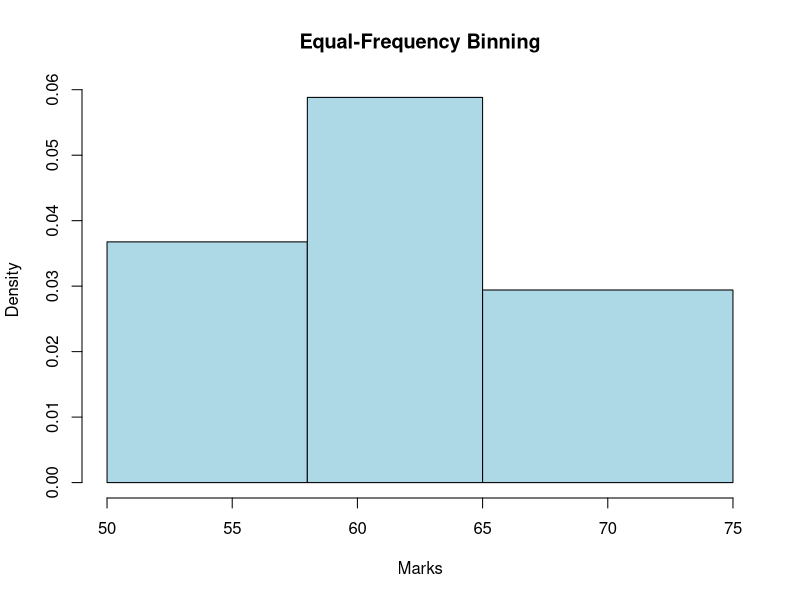
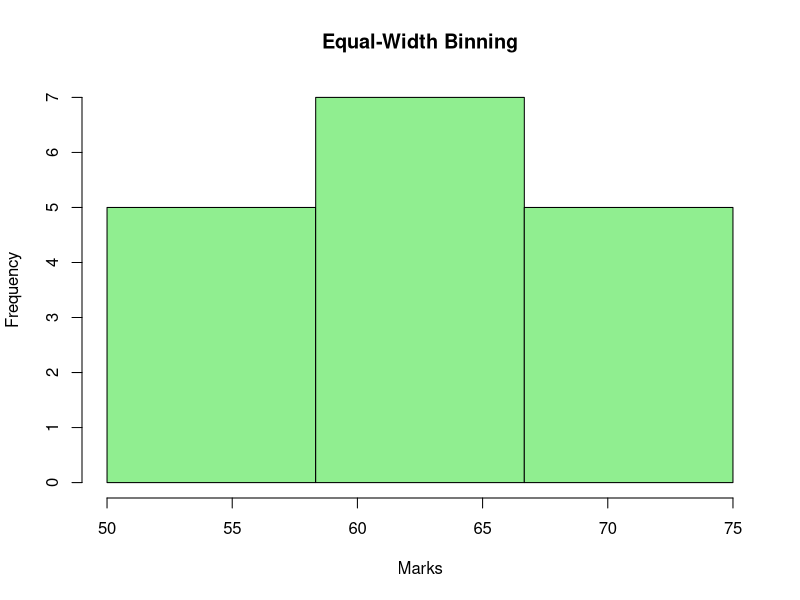

Write R code to recreate these figures, in order.
# Data
marks <- c(55, 60, 71, 63, 55, 65, 50, 55, 58, 59, 61, 63, 65, 67, 71, 72, 75)

# Equal-Frequency Binning
sorted_marks <- sort(marks)
bin_size <- length(marks) / 3
bins_eq_freq <- split(sorted_marks, ceiling(seq_along(sorted_marks) / bin_size))

# Print the bins for equal-frequency
print(bins_eq_freq)

# Plot histogram for equal-frequency binning
hist(marks, breaks = c(min(marks), max(bins_eq_freq[[1]]), max(bins_eq_freq[[2]]), max(marks)), main = "Equal-Frequency Binning", xlab = "Marks", col = "lightblue", border = "black")








# Equal-Width Binning
min_mark <- min(marks)
max_mark <- max(marks)
width <- (max_mark - min_mark) / 3
bins_eq_width <- cut(marks, breaks = seq(min_mark, max_mark, by = width), include.lowest = TRUE)

# Print the bins for equal-width
print(table(bins_eq_width))

# Plot histogram for equal-width binning
hist(marks, breaks = seq(min_mark, max_mark, by = width), main = "Equal-Width Binning", xlab = "Marks", col = "lightgreen", border = "black")
